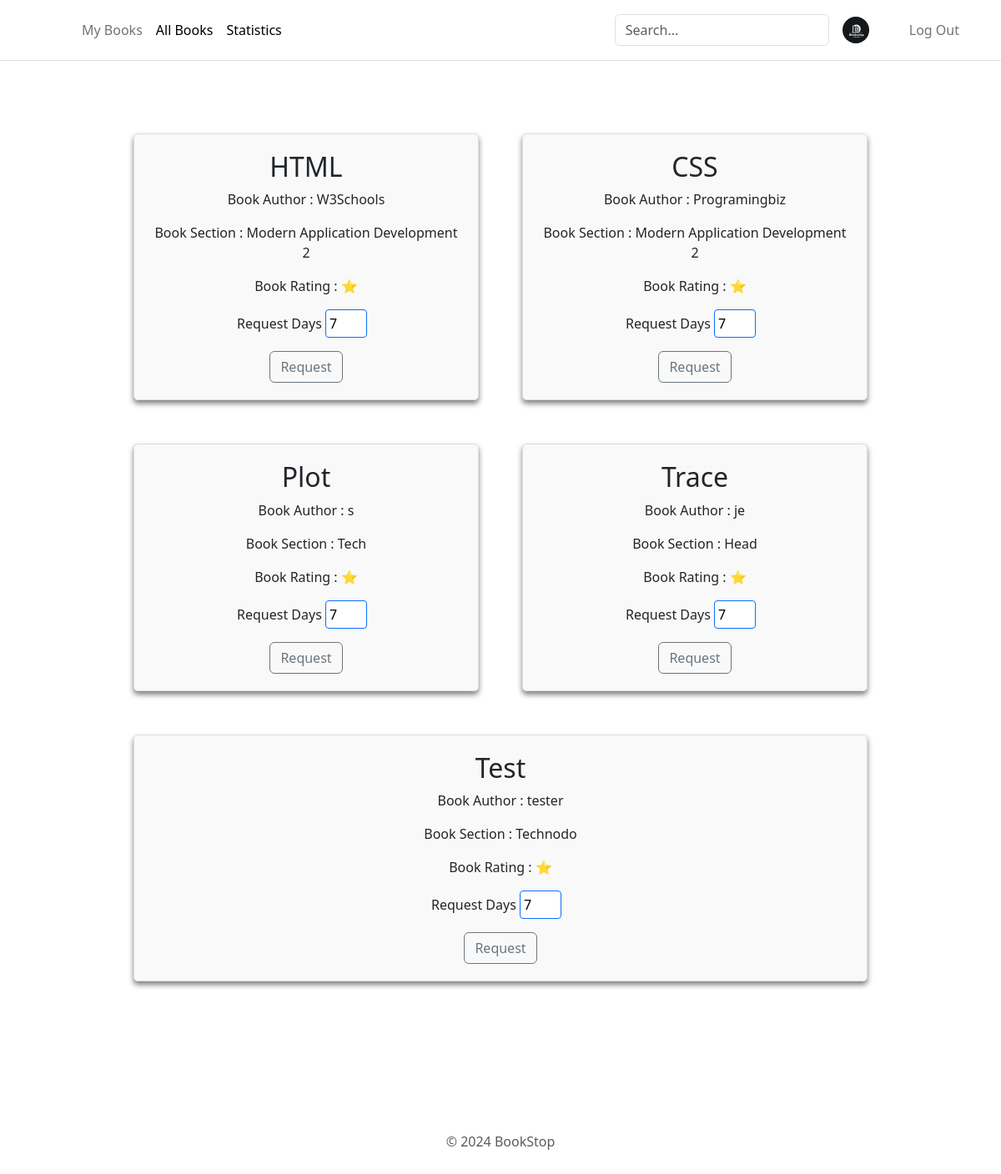
The app's page /allBooks (signed in), older data.
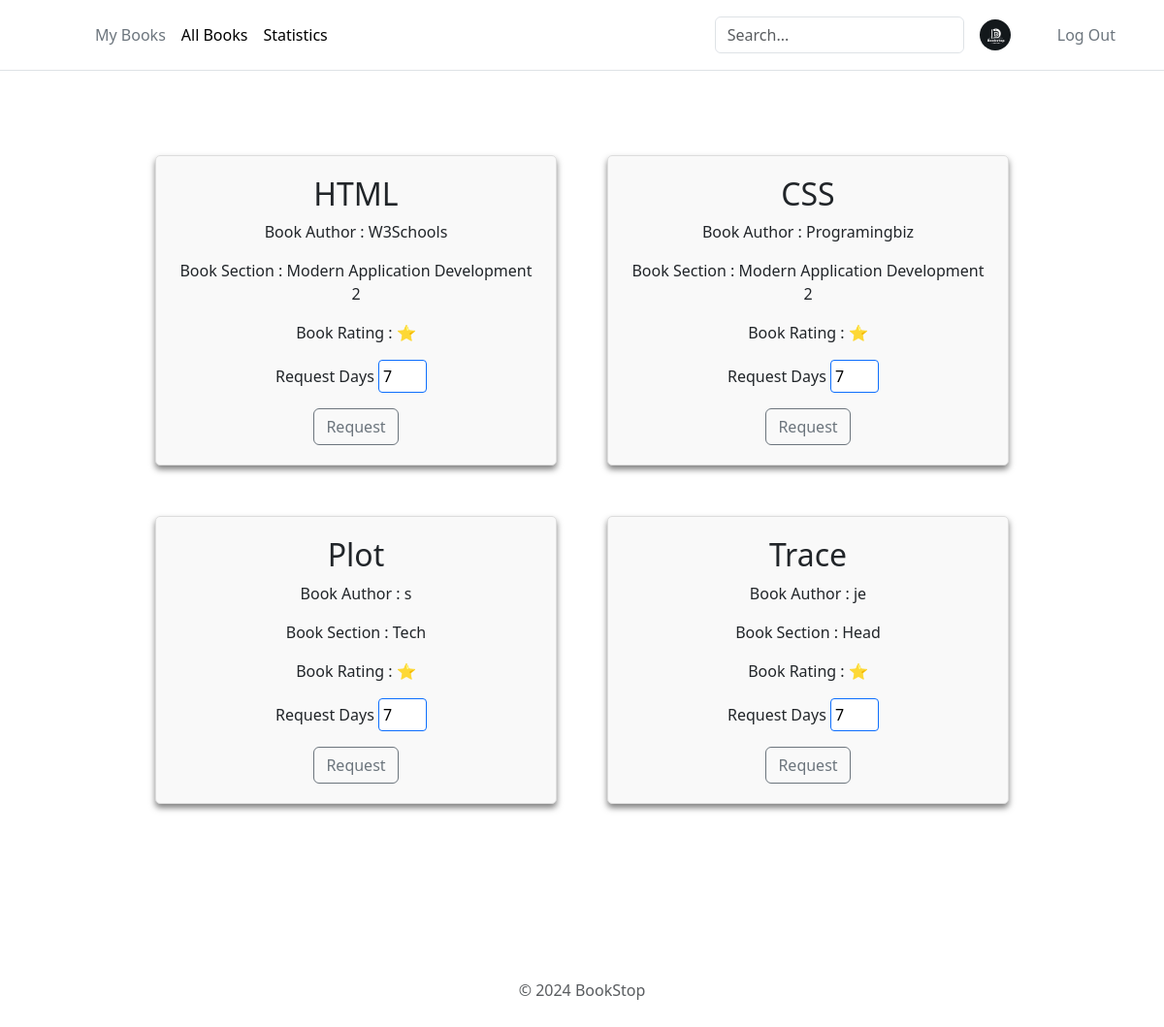
The same page, newer data.
### app.py (models this page shows)
class Books(db.Model):
    __tablename__ = 'books'
    BookId = db.Column(db.Integer, autoincrement=True, primary_key=True)
    SectionId = db.Column(db.Integer, db.ForeignKey('section.SectionId'), nullable=False)
    Title = db.Column(db.String(50), nullable=False)
    Author = db.Column(db.String(50), nullable=False)
    Content = db.Column(db.Text)
    ImageLink = db.Column(db.String(255))

### app.py (the view)
@app.route("/allBooks", methods=["GET","POST"])
def allBooks():
    if 'user_id' not in session:
        return redirect(url_for('userLogin'))
    if request.method == 'POST':
        data = request.form.to_dict()
        requstBook = BookIssue(UserId=session['user_id'], BookId=data['bookid'], SectionId=data['sectionId'], Days=data['days'], IssueStatus = 'requested', IssueDate = datetime.datetime.today().date())
        db.session.add(requstBook)
        db.session.commit()
        bookSec = BookSection.query.all()
        userid = session['user_id']
        return render_template("allBooks.html", books=bookSec, userid = userid)
    else:
        bookSec = BookSection.query.all()
        userid = request.args.get('userid')
        return render_template("allBooks.html", books=bookSec, userid = userid)

### app/templates/allBooks.html (shortened to what this page needs)
<!DOCTYPE html>
<html lang="en">
  <head>
    <link rel="stylesheet" href="/static/add-section.css" />
    {% include 'bootstrap.html' %}
  </head>
  <body>
    <div>
      {% include 'header.html' %}
      <div>
        <div class="main-container">
          {% for book in books %}
          <div class="section-container" id="1">
            <h2>{{book.Books_Title}}</h2>
            <p class="book-author">Book Author : {{book.Books_Author}}</p>
            <div>
              <p class="book-section">Book Section : {{book.Section_Title}}</p>
            </div>
            <div>
              <p class="book-rating">Book Rating : {{book.Books_Rating}} ⭐</p>
            </div>
            <form action="/allBooks" method="post">
              <p>
                Request Days
                <input
                  type="number"
                  name="days"
                  required
                  value="7"
                  style="width: 50px; padding: 4px; margin-right: 10px"
                />
              </p>
              <button
                type="submit"
                id="request{{book.Books_BookId}}"
                class="btn btn-outline-secondary"
              >
                Request
              </button>
            </form>
          </div>
          {% endfor %}
        </div>
        {% include 'footer.html' %}
      </div>
    </div>
  </body>
</html>

### app/templates/bootstrap.html (shortened to what this page needs)
<link
  href="https://cdn.jsdelivr.net/npm/bootstrap@5.3.2/dist/css/bootstrap.min.css"
  rel="stylesheet"
/>

### app/templates/header.html (shortened to what this page needs)
<header class="p-3 mb-1 border-bottom">
  <div class="container">
    <div
      class="d-flex flex-wrap align-items-center justify-content-center justify-content-lg-start"
    >
      <a
        href="/"
        class="d-flex align-items-center mb-2 mb-lg-0 link-body-emphasis text-decoration-none"
      >
        <svg
          class="bi me-2"
          width="40"
          height="32"
          role="img"
          aria-label="Bootstrap"
        >
          <use xlink:href="#bootstrap" />
        </svg>
      </a>
      <ul
        class="nav col-12 col-lg-auto me-lg-auto mb-2 justify-content-center mb-md-0"
      >
        <li>
          <a href="/myBooks" class="nav-link px-2 link-secondary">My Books</a>
        </li>
        <li>
          <a href="/allBooks" class="nav-link px-2 link-body-emphasis"
            >All Books</a
          >
        </li>
        <li>
          <a href="/userStats" class="nav-link px-2 link-body-emphasis"
            >Statistics</a
          >
        </li>
      </ul>
      <form class="col-12 col-lg-auto mb-3 mb-lg-0 me-lg-3" role="search">
        <input
          type="search"
          class="form-control"
          placeholder="Search..."
          aria-label="Search"
          id="searchInput"
        />
      </form>
      <img
        src="/static/logo.jpg"
        alt="mdo"
        width="32"
        height="32"
        class="rounded-circle"
      />
      <ul class="nav" style="margin-left: 40px">
        <li>
          <a href="/logout" class="nav-link px-2 link-secondary">Log Out</a>
        </li>
      </ul>
    </div>
  </div>
</header>

### app/templates/footer.html (shortened to what this page needs)
<div class="container">
  <footer class="py-3 my-4">
    <p class="text-center text-body-secondary">&copy; 2024 BookStop</p>
  </footer>
</div>

### app/static/add-section.css (style rules this page uses)
body { background-color: #2d2a2e; margin: 0; }
.main-container { display: flex; flex-wrap: wrap; padding: 130px; align-items: flex-start; gap: 2em; margin: 20px; }
.section-container { background-color: rgba(255, 255, 255, 0.1); backdrop-filter: blur(10px); border-radius: 10px; padding: 20px 20px; box-shadow: 0 4px 6px rgba(0, 0, 0, 0.5); text-align: center; width: 20%; flex-grow: 1; }
header { position: fixed; top: 0; left: 0; width: 100%; background-color: rgba(255, 255, 255, 0.9); z-index: 2; }
input, textarea { width: 100%; padding: 8px; border-radius: 4px; border: solid 1px #0d6efd; color: #000; }
input, textarea { margin-bottom: 20px; }
.main-container { display: flex; flex-wrap: wrap; }
.section-container { position: relative; width: 300px; padding: 20px; margin: 10px; border: 1px solid #ddd; border-radius: 5px; background-color: #f9f9f9; }

Row changes from the older to the newer data that the page shows:
removed Books: Books_Title "Test", Books_Author "tester", Section_Title "Technodo"
